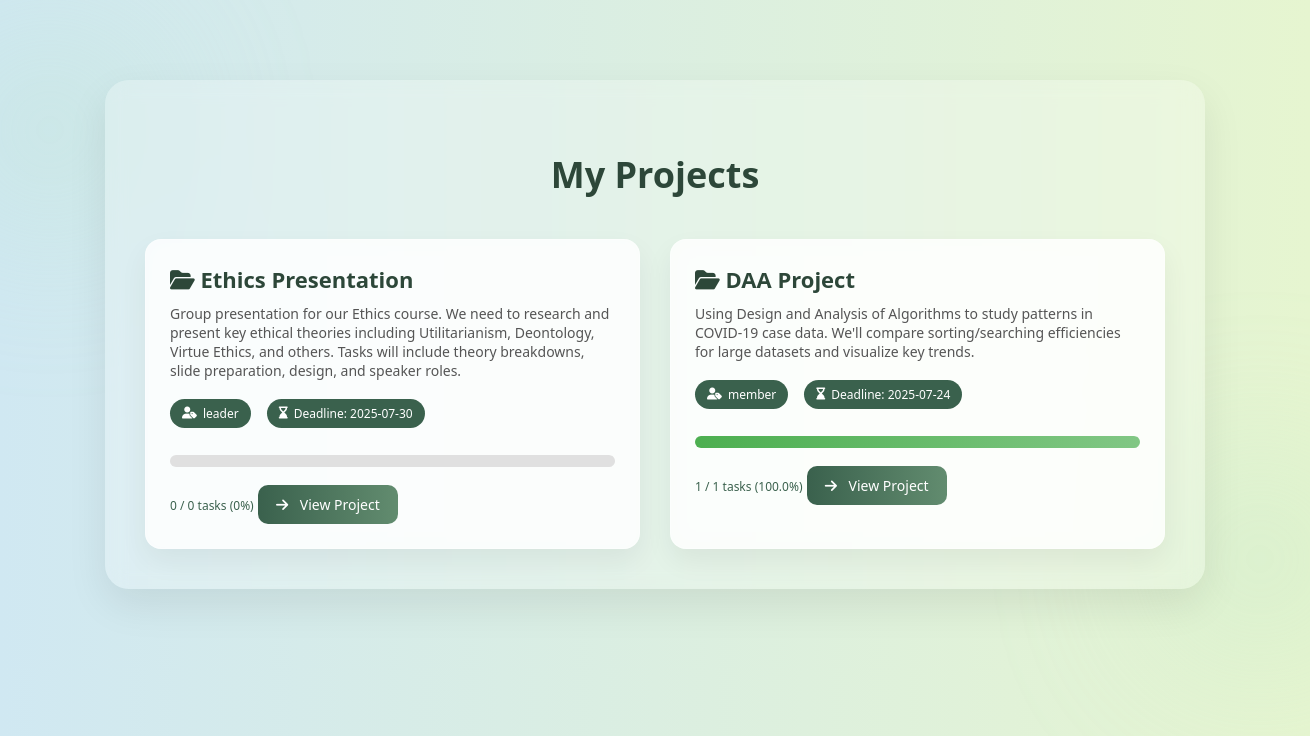
The page /my-projects (signed in) on the database as committed earlier.
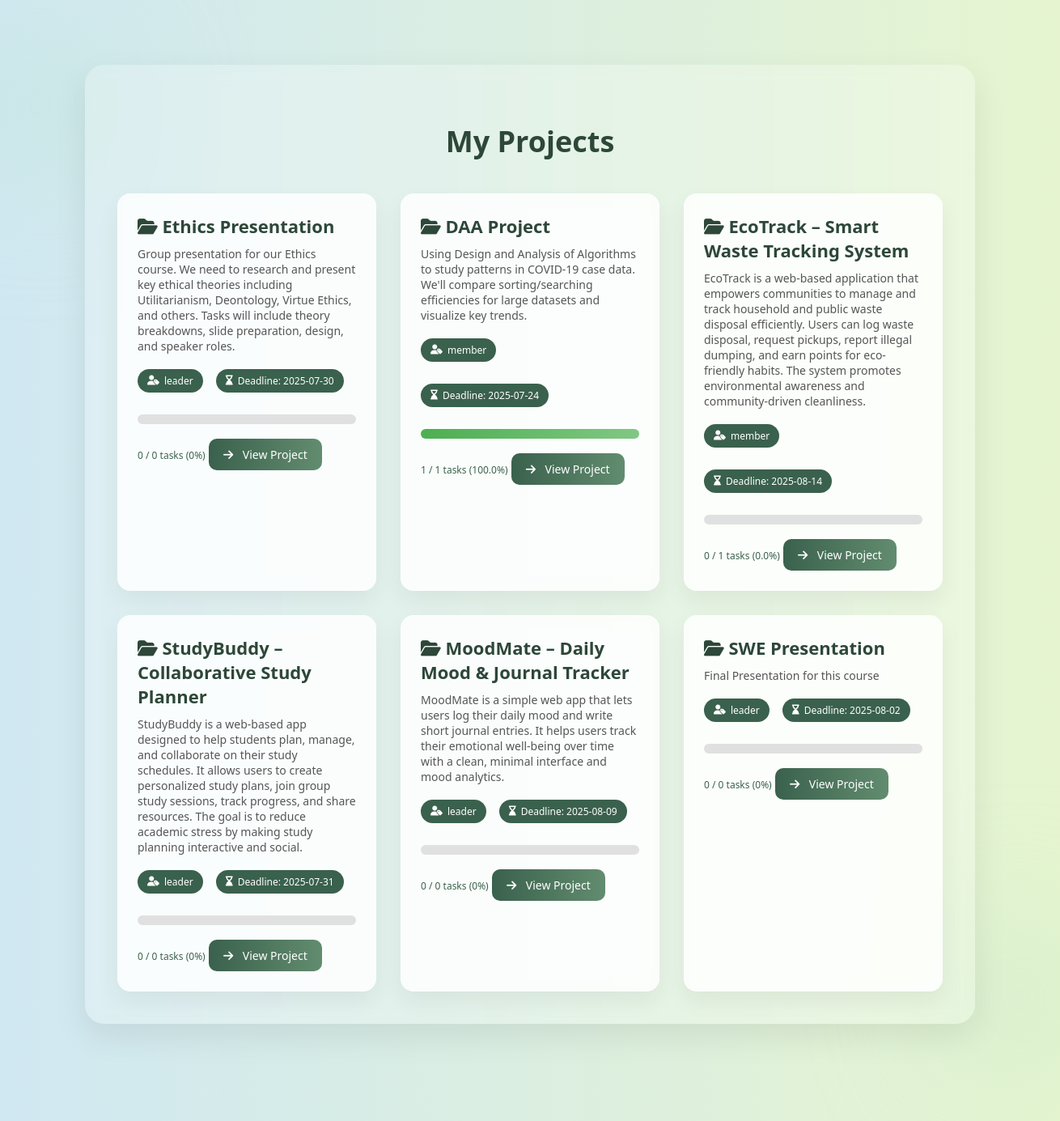
The same page on the database as committed later.
### tables this page shows
CREATE TABLE project_members (
    id INTEGER PRIMARY KEY AUTOINCREMENT,
    project_id INTEGER,
    user_id INTEGER,
    role TEXT CHECK(role IN ('leader', 'member')) DEFAULT 'member',
    FOREIGN KEY (project_id) REFERENCES projects(id),
    FOREIGN KEY (user_id) REFERENCES users(id)
);

CREATE TABLE projects (
    id INTEGER PRIMARY KEY AUTOINCREMENT,
    title TEXT NOT NULL,
    description TEXT,
    deadline DATE,
    created_by INTEGER,
    created_at TIMESTAMP DEFAULT CURRENT_TIMESTAMP, join_code TEXT,
    FOREIGN KEY (created_by) REFERENCES users(id)
);

### app.py (the view)
@app.route('/my-projects')
def my_projects():
    if 'user_id' not in session:
        return redirect('/login')
    user_id = session['user_id']
    conn = get_db_connection()
    cursor = conn.cursor()
    cursor.execute("""
        SELECT
            p.id, p.title, p.description, p.deadline, pm.role,
            (
                SELECT COUNT(*) FROM tasks t WHERE t.project_id = p.id
            ) AS total_tasks,
            (
                SELECT COUNT(*) FROM tasks t WHERE t.project_id = p.id AND t.status = 'completed'
            ) AS completed_tasks
        FROM project_members pm
        JOIN projects p ON pm.project_id = p.id
        WHERE pm.user_id = ?
    """, (user_id,))
    projects = cursor.fetchall()
    conn.close()
    return render_template('my_projects.html', projects=projects)

### app.py (called while the page is built)
def get_db_connection():
    conn = sqlite3.connect('data.db')
    conn.row_factory = sqlite3.Row
    return conn

### templates/my_projects.html (shortened to what this page needs)
<!DOCTYPE html>
<html lang="en">
<head>
  <link rel="stylesheet" href="https://cdnjs.cloudflare.com/ajax/libs/font-awesome/6.5.0/css/all.min.css">
</head>
<body>
  <div class="blob top-left"></div>
  <div class="blob bottom-right"></div>
  <div class="container">
    <h2>My Projects</h2>
    {% if projects %}
      <div class="project-grid">
        {% for project in projects %}
  <div class="project-card">
    <h3><i class="fas fa-folder-open"></i> {{ project['title'] }}</h3>
    <p>{{ project['description'] }}</p>
    <div class="meta-group">
      <span class="badge"><i class="fas fa-user-tag"></i> {{ project['role'] }}</span>
      <span class="badge"><i class="fas fa-hourglass-end"></i> Deadline: {{ project['deadline'] }}</span>
    </div>
    {% set completed = project['completed_tasks'] %}
    {% set total = project['total_tasks'] %}
    {% set percent = (completed / total * 100) if total > 0 else 0 %}
    {% set percent_rounded = percent | round(1) %}
    <div class="progress-container">
      <div class="progress-bar" style="width: {{ percent }}%;"></div>
    </div>
    <small class="progress-text">{{ completed }} / {{ total }} tasks ({{ percent_rounded }}%)</small>
    <a href="/project/{{ project['id'] }}" class="btn"><i class="fas fa-arrow-right"></i> View Project</a>
  </div>
{% endfor %}
      </div>
    {% else %}
      <p class="no-projects">You are not part of any projects yet.</p>
    {% endif %}
  </div>
</body>
</html>

### templates/my_projects.html (style rules this page uses)
* { box-sizing: border-box; }
body { margin: 0; padding: 0; font-family: 'Segoe UI', sans-serif; background: linear-gradient(to right, #d0e8f2, #e6f5d0); color: #2d4739; overflow-x: hidden; position: relative; }
.container { max-width: 1100px; margin: 80px auto; padding: 40px; border-radius: 24px; background: rgba(255, 255, 255, 0.25); box-shadow: 0 16px 40px rgba(0, 0, 0, 0.08); backdrop-filter: blur(10px); position: relative; z-index: 1; }
h2 { text-align: center; font-size: 36px; margin-bottom: 40px; color: #2d4739; font-weight: 700; }
.project-grid { display: grid; grid-template-columns: repeat(auto-fit, minmax(280px, 1fr)); gap: 30px; }
.project-card { background: rgba(255, 255, 255, 0.1); border: 1px solid rgba(255, 255, 255, 0.3); backdrop-filter: blur(12px); border-radius: 20px; padding: 24px; transition: 0.4s ease; box-shadow: 0 8px 18px rgba(0, 0, 0, 0.1); position: relative; }
.project-card h3 { font-size: 22px; margin: 0 0 10px; color: #2d4739; }
.project-card p { font-size: 14px; margin: 6px 0; color: #444; }
.badge { display: inline-block; background: #3a614d; color: white; font-size: 12px; padding: 4px 10px; border-radius: 20px; margin: 5px 6px 12px 0; }
.btn { margin-top: 15px; display: inline-block; text-decoration: none; background: linear-gradient(to right, #3a614d, #628c6f); color: white; padding: 10px 18px; border-radius: 12px; font-size: 14px; font-weight: 500; transition: background 0.3s ease; }
.btn i { margin-right: 8px; }
.blob { position: absolute; width: 300px; height: 300px; background: radial-gradient(#bae4c6, transparent 70%); border-radius: 50%; filter: blur(80px); z-index: 0; opacity: 0.5; }
.blob.top-left { top: -100px; left: -100px; }
.blob.bottom-right { bottom: -120px; right: -100px; }
.project-card { background: #ffffffcc; border-radius: 16px; padding: 24px; box-shadow: 0 12px 28px rgba(0, 0, 0, 0.06); transition: 0.3s ease; position: relative; }
.project-card h3 { font-size: 22px; margin-bottom: 10px; color: #2d4739; }
.project-card p { color: #555; font-size: 14px; margin-bottom: 14px; }
.meta-group { display: flex; flex-wrap: wrap; gap: 10px; margin-bottom: 15px; }
.badge { background: #3a614d; color: #fff; font-size: 12px; padding: 6px 12px; border-radius: 50px; display: inline-flex; align-items: center; gap: 6px; }
.progress-container { width: 100%; height: 12px; background: #e0e0e0; border-radius: 20px; overflow: hidden; margin-bottom: 8px; }
.progress-bar { height: 100%; background: linear-gradient(90deg, #4CAF50, #81C784); transition: width 0.4s ease; }
.progress-text { font-size: 12px; color: #3a614d; }
.btn { display: inline-block; margin-top: 10px; background: linear-gradient(to right, #3a614d, #628c6f); color: white; padding: 10px 18px; border-radius: 10px; text-decoration: none; font-size: 14px; font-weight: 500; transition: all 0.3s ease; }

Rows that differ between the two databases and show on the page:
added project_members: title "EcoTrack – Smart Waste Tracking System", description "EcoTrack is a web-based application that empowers communities to manage and track household and public waste disposal efficiently. Users can log waste disposal, request pickups, report illegal dumping, and earn points for eco-friendly habits. The system promotes environmental awareness and community-driven cleanliness.", role "member", deadline "2025-08-14", completed "0", user "1", percent_rounded "0.0"
added project_members: title "StudyBuddy – Collaborative Study Planner", description "StudyBuddy is a web-based app designed to help students plan, manage, and collaborate on their study schedules. It allows users to create personalized study plans, join group study sessions, track progress, and share resources. The goal is to reduce academic stress by making study planning interactive and social.", role "leader", deadline "2025-07-31", completed "0", total "0", percent_rounded "0"
added project_members: title "MoodMate – Daily Mood & Journal Tracker", description "MoodMate is a simple web app that lets users log their daily mood and write short journal entries. It helps users track their emotional well-being over time with a clean, minimal interface and mood analytics.", role "leader", deadline "2025-08-09", completed "0", total "0", percent_rounded "0"
added project_members: title "SWE Presentation", description "Final Presentation for this course", role "leader", deadline "2025-08-02", completed "0", total "0", percent_rounded "0"
